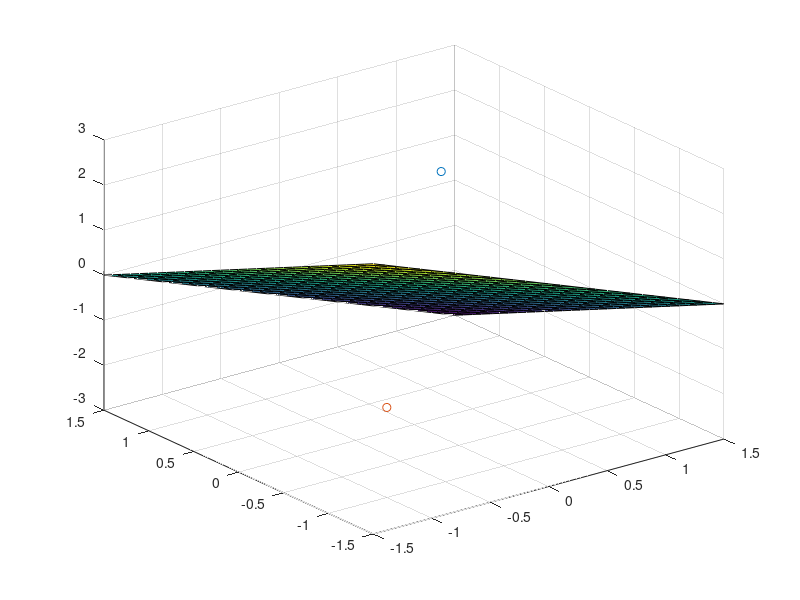

This chart was generated by the following MATLAB code:
clear
close all
clc

A = 2;
B = 2;
C = 3;
D = 3;

[x y] = meshgrid(-1.5:0.1:1.5, -1.5:0.1:1.5);

z = -x -y;

surf(x, y, z)
hold on
plot3(1, 1, 1, "o")
hold on
plot3(-1, -1, -1, "o")